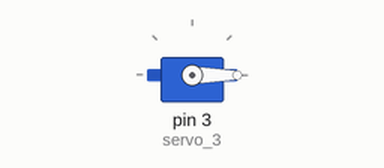
This sketch was run on a simulated Arduino Uno, built with avr-gcc and run on an emulated ATmega328P. Shown: servo.

Above: at 0.05 s.
At 32.45 s:
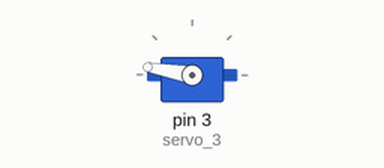
Timing chart, 0 to 42.3 s (numbered marks = the images above):
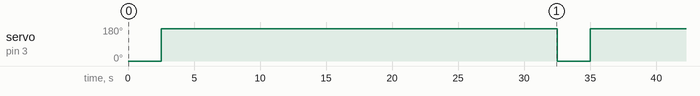

Measured:
- by itself, servo on pin 3 (servo_3): alternates 170° for 30.0 s and 0° for 2.5 s

The sketch:

servo_test.ino
```cpp
#include <Servo.h>

Servo servo_3;
//Servo servo_10;
//Servo servo_11;

void setup() {
  // put your setup code here, to run once:
  servo_3.attach(3); //attach to pin 3 PWM
  //servo_10.attach(10);
  //servo_11.attach(11);
}

void loop() {
  // put your main code here, to run repeatedly:
  //.write(180);
  //servo_5.write(180);
  //delay(5000);
  servo_3.write(0);
  //servo_10.write(0);
  //servo_11.write(0);
  delay(2500);
  servo_3.write(170);
  //servo_10.write(180);
  //servo_11.write(180);
  delay(30000);
}
```
